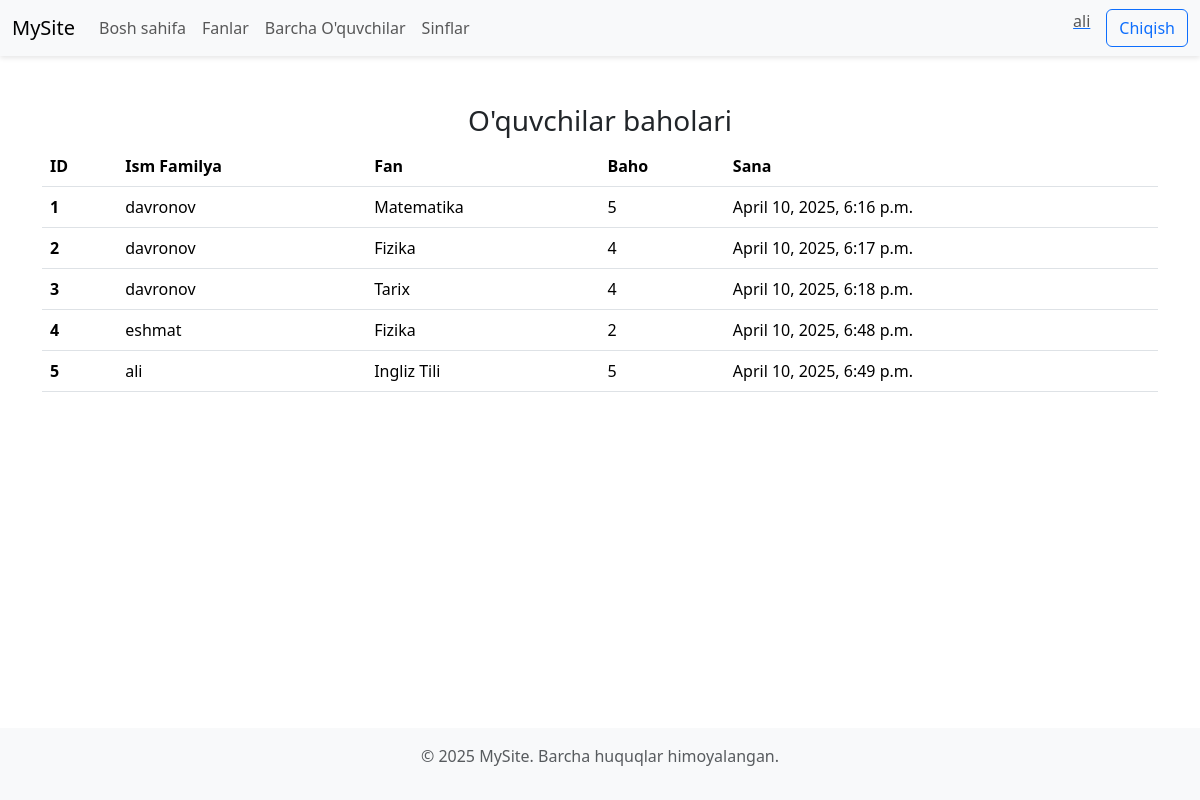
/ (signed in), run on the app's committed database.
### user/models.py (models this page shows)
class CustomUser(AbstractUser):
    birth_date=models.DateTimeField(auto_now=True,null=True,blank=True,verbose_name="Tug'ilgan sana")
    addres=models.CharField(max_length=200,null=True,blank=True,verbose_name="Manzil")
    phone=models.CharField(max_length=15,null=True,blank=True,verbose_name="telefon raqam")
    avatar=models.ImageField(upload_to="avatar/",null=True,blank=True,verbose_name="Student rasmi")
    created_at=models.DateTimeField(auto_now_add=True)
    updated_at=models.DateTimeField(auto_now=True)
    def __str__(self):
        return f"{self.username}"

### grade/models.py (models this page shows, shortened)
class Baho(models.Model):
    fan=models.ForeignKey(Fan,on_delete=models.CASCADE,related_name='baholar')
    oquvchi=models.ForeignKey(CustomUser,on_delete=models.CASCADE,related_name="baholar")
    baho=models.IntegerField(default=2)
    created_at=models.DateTimeField(auto_now_add=True)

class Fan(models.Model):
    name=models.CharField(max_length=150,null=False,blank=False)
    sinf=models.ForeignKey(Sinf,on_delete=models.CASCADE)
    def __str__(self):
        return self.name

### user/views.py (the view)
# urls.py: path('',home_page,name='bosh_sahifa'),
def home_page(request):
    baholar = Baho.objects.all()
    context = {
        "baholar": baholar
    }
    return render(request, "home.html",context)

### templates/home.html (shortened to what this page needs)
{% extends "base.html" %}
{% block content %}
    <div class="container mt-5">
        <h3 class="text-center">O'quvchilar baholari</h3>
        <table class="table">
            <thead>
                <tr>
                  <th scope="col">ID</th>
                  <th scope="col">Ism Familya</th>
                  <th scope="col">Fan</th>
                  <th scope="col">Baho</th>
                  <th scope="col">Sana</th>
                </tr>
            </thead>
            <tbody>
            {% for baho in baholar%}
                <tr>
                  <th scope="row">{{ baho.id }}</th>
                  <td>{{ baho.oquvchi }}</td>
                  <td>{{ baho.fan }}</td>
                  <td>{{ baho.baho }}</td>
                  <td>{{ baho.created_at }}</td>
                </tr>
            {% endfor %}
            </tbody>
        </table>
    </div>
{% endblock content %}

### templates/base.html (shortened to what this page needs)
<!doctype html>
<html lang="en">
  <head>
    <link href="https://cdn.jsdelivr.net/npm/bootstrap@5.3.5/dist/css/bootstrap.min.css" rel="stylesheet">
  </head>
  <body>
    <nav class="navbar navbar-expand-lg bg-light">
      <div class="container-fluid">
        <a class="navbar-brand" href="/">MySite</a>
        <div class="collapse navbar-collapse" id="navbarContent">
          <ul class="navbar-nav me-auto mb-2 mb-lg-0">
            <li class="nav-item">
              <a class="nav-link" href="/">Bosh sahifa</a>
            </li>
            <li class="nav-item">
              <a class="nav-link" href="/">Fanlar</a>
            </li>
            <li class="nav-item">
              <a class="nav-link" href="/">Barcha O'quvchilar</a>
            </li>
            <li class="nav-item">
              <a class="nav-link" href="/">Sinflar</a>
            </li>
          </ul>
          <div class="d-flex">
            {% if request.user.is_authenticated %}
              <a href="{% url 'profile' user.id %}"><span class="navbar-text me-3">{{ user.username }}</span></a>
              <a href="{% url 'logout' %}" class="btn btn-outline-primary">Chiqish</a>
            {% else %}
              <a href="{% url 'login' %}" class="btn btn-outline-primary me-2">Kirish</a>
              <a href="{% url 'signUp' %}" class="btn btn-primary">Ro'yxatdan o'tish</a>
            {% endif %}
          </div>
        </div>
      </div>
    </nav>
    {% block content %}
    {% endblock %}
    <footer class="bg-light py-3 text-center text-muted">
      <div class="container">
        <p>&copy; 2025 MySite. Barcha huquqlar himoyalangan.</p>
      </div>
    </footer>
  </body>
</html>

### templates/base.html (style rules this page uses)
body { min-height: 100vh; display: flex; flex-direction: column; }
footer { margin-top: auto; }
.navbar { box-shadow: 0 2px 5px rgba(0,0,0,0.1); }

### data on the page
CustomUser: username "ali"
Baho: id "1", oquvchi "davronov", fan "Matematika", baho "5", created_at "April 10, 2025, 6:16 p.m."
Baho: id "2", oquvchi "davronov", fan "Fizika", baho "4", created_at "April 10, 2025, 6:17 p.m."
Baho: id "3", oquvchi "davronov", fan "Tarix", baho "4", created_at "April 10, 2025, 6:18 p.m."
Baho: id "4", oquvchi "eshmat", fan "Fizika", baho "2", created_at "April 10, 2025, 6:48 p.m."
Baho: id "5", oquvchi "ali", fan "Ingliz Tili", baho "5", created_at "April 10, 2025, 6:49 p.m."
